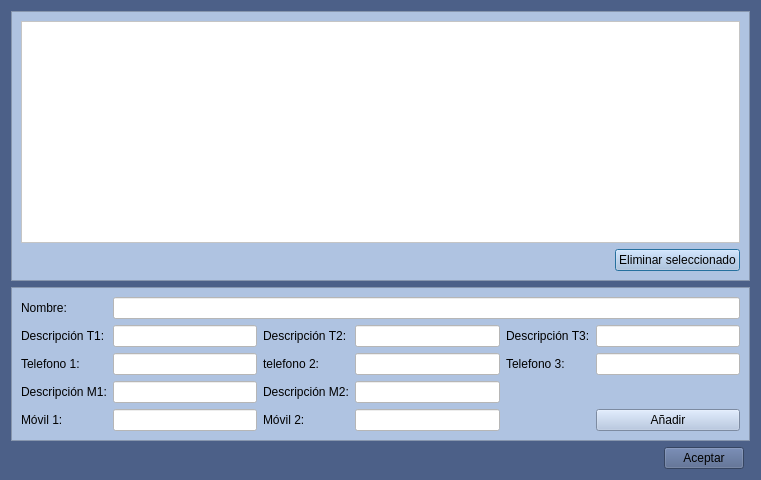
<?xml version="1.0" encoding="UTF-8"?>
<ui version="4.0">
 <class>frmPersonasContactoCliente</class>
 <widget class="QDialog" name="frmPersonasContactoCliente">
  <property name="geometry">
   <rect>
    <x>0</x>
    <y>0</y>
    <width>761</width>
    <height>480</height>
   </rect>
  </property>
  <property name="windowTitle">
   <string>Personas de contacto</string>
  </property>
  <property name="windowIcon">
   <iconset resource="../terra.qrc">
    <normaloff>:/Icons/PNG/terra.png</normaloff>:/Icons/PNG/terra.png</iconset>
  </property>
  <property name="styleSheet">
   <string notr="true">background-color:#4c6088</string>
  </property>
  <layout class="QGridLayout" name="gridLayout_3">
   <item row="0" column="0" colspan="3">
    <widget class="QFrame" name="frame">
     <property name="styleSheet">
      <string notr="true">background-color: rgb(175,195,225);</string>
     </property>
     <property name="frameShape">
      <enum>QFrame::StyledPanel</enum>
     </property>
     <property name="frameShadow">
      <enum>QFrame::Raised</enum>
     </property>
     <layout class="QGridLayout" name="gridLayout">
      <item row="1" column="1">
       <widget class="QPushButton" name="btnEliminar">
        <property name="text">
         <string>Eliminar seleccionado</string>
        </property>
        <property name="icon">
         <iconset resource="../terra.qrc">
          <normaloff>:/Icons/PNG/Delete.png</normaloff>:/Icons/PNG/Delete.png</iconset>
        </property>
        <property name="iconSize">
         <size>
          <width>15</width>
          <height>15</height>
         </size>
        </property>
       </widget>
      </item>
      <item row="1" column="0">
       <spacer name="horizontalSpacer_2">
        <property name="orientation">
         <enum>Qt::Horizontal</enum>
        </property>
        <property name="sizeHint" stdset="0">
         <size>
          <width>40</width>
          <height>20</height>
         </size>
        </property>
       </spacer>
      </item>
      <item row="0" column="0" colspan="2">
       <widget class="QTableView" name="tabla_PersonasContacto">
        <property name="styleSheet">
         <string notr="true">background-color: rgb(255, 255, 255);</string>
        </property>
       </widget>
      </item>
     </layout>
    </widget>
   </item>
   <item row="1" column="0" colspan="3">
    <widget class="QFrame" name="frame_2">
     <property name="styleSheet">
      <string notr="true">background-color: rgb(175,195,225);</string>
     </property>
     <property name="frameShape">
      <enum>QFrame::StyledPanel</enum>
     </property>
     <property name="frameShadow">
      <enum>QFrame::Raised</enum>
     </property>
     <layout class="QGridLayout" name="gridLayout_2">
      <item row="0" column="0">
       <widget class="QLabel" name="label">
        <property name="text">
         <string>Nombre:</string>
        </property>
       </widget>
      </item>
      <item row="0" column="1" colspan="5">
       <widget class="QLineEdit" name="txtNombre">
        <property name="styleSheet">
         <string notr="true">background-color: rgb(255, 255, 255);</string>
        </property>
       </widget>
      </item>
      <item row="1" column="0">
       <widget class="QLabel" name="label_5">
        <property name="text">
         <string>Descripción T1:</string>
        </property>
       </widget>
      </item>
      <item row="1" column="1">
       <widget class="QLineEdit" name="txtDescripcionT1">
        <property name="styleSheet">
         <string notr="true">background-color: rgb(255, 255, 255);</string>
        </property>
       </widget>
      </item>
      <item row="1" column="2">
       <widget class="QLabel" name="label_6">
        <property name="text">
         <string>Descripción T2:</string>
        </property>
       </widget>
      </item>
      <item row="1" column="3">
       <widget class="QLineEdit" name="txtDescripcionT2">
        <property name="styleSheet">
         <string notr="true">background-color: rgb(255, 255, 255);</string>
        </property>
       </widget>
      </item>
      <item row="1" column="4">
       <widget class="QLabel" name="label_7">
        <property name="text">
         <string>Descripción T3:</string>
        </property>
       </widget>
      </item>
      <item row="1" column="5">
       <widget class="QLineEdit" name="txtDescripcionT3">
        <property name="styleSheet">
         <string notr="true">background-color: rgb(255, 255, 255);</string>
        </property>
       </widget>
      </item>
      <item row="2" column="0">
       <widget class="QLabel" name="label_2">
        <property name="text">
         <string>Telefono 1:</string>
        </property>
       </widget>
      </item>
      <item row="2" column="1">
       <widget class="QLineEdit" name="txtTelefono1">
        <property name="styleSheet">
         <string notr="true">background-color: rgb(255, 255, 255);</string>
        </property>
       </widget>
      </item>
      <item row="2" column="2">
       <widget class="QLabel" name="label_3">
        <property name="text">
         <string>telefono 2:</string>
        </property>
       </widget>
      </item>
      <item row="2" column="3">
       <widget class="QLineEdit" name="txtTelefono2">
        <property name="styleSheet">
         <string notr="true">background-color: rgb(255, 255, 255);</string>
        </property>
       </widget>
      </item>
      <item row="2" column="4">
       <widget class="QLabel" name="label_4">
        <property name="text">
         <string>Telefono 3:</string>
        </property>
       </widget>
      </item>
      <item row="2" column="5">
       <widget class="QLineEdit" name="txtTelefono3">
        <property name="styleSheet">
         <string notr="true">background-color: rgb(255, 255, 255);</string>
        </property>
       </widget>
      </item>
      <item row="3" column="0">
       <widget class="QLabel" name="label_8">
        <property name="text">
         <string>Descripción M1:</string>
        </property>
       </widget>
      </item>
      <item row="3" column="1">
       <widget class="QLineEdit" name="txtDescripcionM1">
        <property name="styleSheet">
         <string notr="true">background-color: rgb(255, 255, 255);</string>
        </property>
       </widget>
      </item>
      <item row="3" column="2">
       <widget class="QLabel" name="label_9">
        <property name="text">
         <string>Descripción M2:</string>
        </property>
       </widget>
      </item>
      <item row="3" column="3">
       <widget class="QLineEdit" name="txtDescripcionM2">
        <property name="styleSheet">
         <string notr="true">background-color: rgb(255, 255, 255);</string>
        </property>
       </widget>
      </item>
      <item row="4" column="0">
       <widget class="QLabel" name="label_11">
        <property name="text">
         <string>Móvil 1:</string>
        </property>
       </widget>
      </item>
      <item row="4" column="1">
       <widget class="QLineEdit" name="txtMovil1">
        <property name="styleSheet">
         <string notr="true">background-color: rgb(255, 255, 255);</string>
        </property>
       </widget>
      </item>
      <item row="4" column="2">
       <widget class="QLabel" name="label_12">
        <property name="text">
         <string>Móvil 2:</string>
        </property>
       </widget>
      </item>
      <item row="4" column="3">
       <widget class="QLineEdit" name="txtMovil2">
        <property name="styleSheet">
         <string notr="true">background-color: rgb(255, 255, 255);</string>
        </property>
       </widget>
      </item>
      <item row="4" column="5">
       <widget class="QPushButton" name="btnAnadir">
        <property name="text">
         <string>Añadir</string>
        </property>
        <property name="icon">
         <iconset resource="../terra.qrc">
          <normaloff>:/Icons/PNG/add.png</normaloff>:/Icons/PNG/add.png</iconset>
        </property>
        <property name="iconSize">
         <size>
          <width>15</width>
          <height>15</height>
         </size>
        </property>
       </widget>
      </item>
     </layout>
    </widget>
   </item>
   <item row="2" column="0">
    <spacer name="horizontalSpacer">
     <property name="orientation">
      <enum>Qt::Horizontal</enum>
     </property>
     <property name="sizeHint" stdset="0">
      <size>
       <width>648</width>
       <height>20</height>
      </size>
     </property>
    </spacer>
   </item>
   <item row="2" column="1">
    <widget class="QPushButton" name="btnAceptar">
     <property name="text">
      <string>Aceptar</string>
     </property>
     <property name="icon">
      <iconset resource="../terra.qrc">
       <normaloff>:/Icons/PNG/OK.png</normaloff>:/Icons/PNG/OK.png</iconset>
     </property>
     <property name="iconSize">
      <size>
       <width>15</width>
       <height>15</height>
      </size>
     </property>
    </widget>
   </item>
  </layout>
 </widget>
 <tabstops>
  <tabstop>txtNombre</tabstop>
  <tabstop>txtDescripcionT1</tabstop>
  <tabstop>txtTelefono1</tabstop>
  <tabstop>txtDescripcionT2</tabstop>
  <tabstop>txtTelefono2</tabstop>
  <tabstop>txtDescripcionT3</tabstop>
  <tabstop>txtTelefono3</tabstop>
  <tabstop>txtDescripcionM1</tabstop>
  <tabstop>txtMovil1</tabstop>
  <tabstop>txtDescripcionM2</tabstop>
  <tabstop>txtMovil2</tabstop>
  <tabstop>btnAnadir</tabstop>
  <tabstop>btnAceptar</tabstop>
  <tabstop>tabla_PersonasContacto</tabstop>
  <tabstop>btnEliminar</tabstop>
 </tabstops>
 <resources>
  <include location="../terra.qrc"/>
 </resources>
 <connections>
  <connection>
   <sender>btnAceptar</sender>
   <signal>clicked()</signal>
   <receiver>frmPersonasContactoCliente</receiver>
   <slot>accept()</slot>
   <hints>
    <hint type="sourcelabel">
     <x>702</x>
     <y>460</y>
    </hint>
    <hint type="destinationlabel">
     <x>480</x>
     <y>453</y>
    </hint>
   </hints>
  </connection>
  <connection>
   <sender>btnAnadir</sender>
   <signal>clicked()</signal>
   <receiver>frmPersonasContactoCliente</receiver>
   <slot>Anadir()</slot>
   <hints>
    <hint type="sourcelabel">
     <x>677</x>
     <y>416</y>
    </hint>
    <hint type="destinationlabel">
     <x>327</x>
     <y>444</y>
    </hint>
   </hints>
  </connection>
  <connection>
   <sender>btnEliminar</sender>
   <signal>clicked()</signal>
   <receiver>frmPersonasContactoCliente</receiver>
   <slot>Borrar()</slot>
   <hints>
    <hint type="sourcelabel">
     <x>621</x>
     <y>243</y>
    </hint>
    <hint type="destinationlabel">
     <x>205</x>
     <y>439</y>
    </hint>
   </hints>
  </connection>
 </connections>
 <slots>
  <slot>Anadir()</slot>
  <slot>Borrar()</slot>
 </slots>
</ui>
